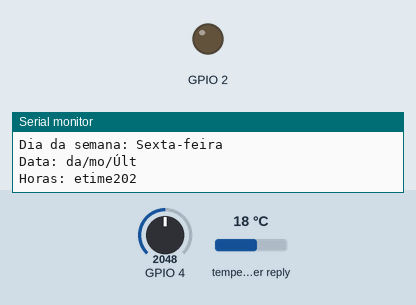
Simulated run of this sketch. Board: ESP32. On the bench: output pins drawn as LEDs (lit = HIGH), the last lines printed to the serial monitor. The inputs (shaded band) are chosen by the test bench; at power-on: GPIO 4 = 2048, temperature in the weather reply 18 °C. WiFi joins after 1.5 s; servers stay silent unless stated; the local clock reads 2024-03-15 10:24:30 at power-on unless the sketch sets it; EEPROM starts erased; web services answer with replies made up by the test bench.

Above: at 5.1 s.
5.2 s: GPIO 4 set to 2925
6.7 s: GPIO 4 set to 3025
At 7.6 s:
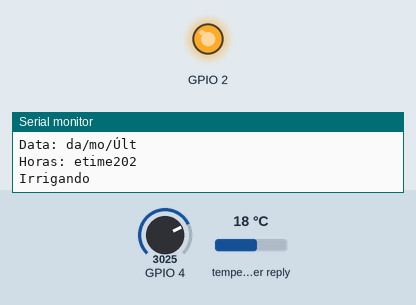
Timing chart, 0 to 13.2 s (numbered marks = the images above; inputs shaded):
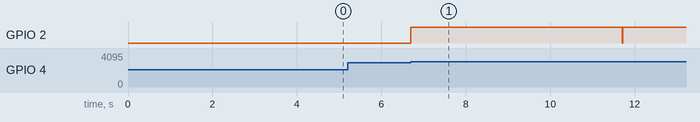

The sketch:

fac.ino
```cpp
#include <ArduinoJson.h>
#include <HTTPClient.h>
#include <WiFi.h>
#include <EEPROM.h>

#define EEPROM_SIZE 100

const char ssid[] = "******";
const char password[] = "*******";

String URL1 = "http://api.openweathermap.org/data/2.5/weather?";
String ApiKey = "1533749c88ee44f23d5b7aa178fad20a";

String lat = "-22.748369";
String lon = "-42.868664";

String URL2 = "https://worldtimeapi.org/api/timezone/America/Sao_Paulo";

unsigned long int time_skip = 0;

String datetime;
String main_humidity;
String main_temp;

void save_eeprom(const String &str, int addr) {
  for (int i = 0; i < str.length(); i++) {
    EEPROM.write(addr + i, str[i]);
  }
  EEPROM.write(addr + str.length(), '\0');
}

String read_eeprom(int addr) {
  String readString = "";
  char c;
  while ((c = EEPROM.read(addr)) != '\0') {
    readString += c;
    addr++;
  }
  return readString;
}

void setup() {
  Serial.begin(115200);
  pinMode(2, OUTPUT);
  pinMode(4, INPUT);

  EEPROM.begin(EEPROM_SIZE);

  delay(2000);

  wifi_connect();
  load_json1();
  load_json2();
}

void rele() {
  if (WiFi.status() != WL_CONNECTED) {
    wifi_connect();
    load_json1();
    load_json2();
  }

  digitalWrite(2, HIGH);
  Serial.println("Irrigando");
  delay(5000);
  digitalWrite(2, LOW);
  Serial.println("Pronto");

  save_eeprom(datetime, 0);
    save_eeprom(main_temp, 30);
  save_eeprom(main_humidity, 60);

  Serial.println(read_eeprom(0));
  Serial.println(read_eeprom(30));
  Serial.println(read_eeprom(60));
}

void wifi_connect() {
  int attempts = 0;

  Serial.print("Se conectando à ");
  Serial.println(ssid);
  WiFi.mode(WIFI_STA);
  WiFi.begin(ssid, password);

  while (WiFi.status() != WL_CONNECTED && attempts <= 50) {
    delay(500);
    Serial.print(".");
    attempts++;
  }

  if (WiFi.status() == WL_CONNECTED) {
    Serial.println("");
    Serial.println("Wifi conectado");
    Serial.print("Endereço IP:");
    Serial.println(WiFi.localIP());
  } else {
    Serial.println("");
    Serial.println("Falha na conexão à rede WiFi.");
    Serial.println("Verifique as configurações");
  }
}

void load_json1() {
  if (WiFi.status() == WL_CONNECTED) {
    HTTPClient http;
    http.begin(URL1 + "lat=" + lat + "&lon=" + lon + "&units=metric&appid=" + ApiKey);

    int httpCode = http.GET();

    if (httpCode > 0) {
      String JSON_Data1 = http.getString();

      StaticJsonDocument<1024> doc;
      DeserializationError error = deserializeJson(doc, JSON_Data1);

      if (error) {
        Serial.print("Falha na desserialização do arquivo Json de clima(): ");
        Serial.println(error.c_str());
        return;
      }

      float coord_lon = doc["coord"]["lon"];
      float coord_lat = doc["coord"]["lat"];

      const char* weather_0_description = doc["weather"][0]["description"];
      const char* base = doc["base"];

      JsonObject main = doc["main"];
      float main_temp_json = main["temp"];
      float main_feels_like = main["feels_like"];
      float main_temp_min = main["temp_min"];
      int main_temp_max = main["temp_max"];
      int main_humidity_json = main["humidity"];

      main_humidity = "Última humidade: " + String(main_humidity_json);
      main_temp = "Última temperatura: " + String(main_temp_json);

      const char* loc = doc["name"];

      Serial.print("Lat: ");
      Serial.println(coord_lat);
      Serial.print("Lon: ");
      Serial.println(coord_lon);

      Serial.print("Descrição: ");
      if (strcmp(weather_0_description, "overcast clouds") == 0) {
      Serial.println("Nublado");
      } else if (strcmp(weather_0_description, "clear sky") == 0) {
      Serial.println("Céu limpo");
      } else if (strcmp(weather_0_description, "light rain") == 0) {
      Serial.println("Chuva leve");
      } else {
      Serial.println(weather_0_description);
      }

      Serial.print("Temperatura: ");
      Serial.println(main_temp_json);
      Serial.print("Temperatura máxima: ");
      Serial.println(main_temp_max);
      Serial.print("Temperatura mínima: ");
      Serial.println(main_temp_min);
      Serial.print("Sensação térmica: ");
      Serial.println(main_feels_like);
      Serial.print("Humidade: ");
      Serial.println(main_humidity_json);

      Serial.print("Local: ");
      Serial.println(loc);

      Serial.print("Base: ");
      Serial.println(base);
    }

    http.end();
  }
}

void load_json2() {
  if (WiFi.status() == WL_CONNECTED) {
    HTTPClient http;
    http.begin(URL2);

    int httpCode = http.GET();

    if (httpCode > 0) {
      String JSON_Data2 = http.getString();
      StaticJsonDocument<768> doc;

      DeserializationError error = deserializeJson(doc, JSON_Data2);

      if (error) {
        Serial.print("Falha na desserialização do arquivo Json de Horário(): ");
        Serial.println(error.c_str());
        return;
      }

      String datetime_json = doc["datetime"];  // "2023-09-15T08:08:36.772304-03:00"
      int day_of_week = doc["day_of_week"];

      datetime = ("Último datetime" + datetime_json.substring(0,19));

      Serial.print("Dia da semana: ");
      switch (day_of_week) {
        case 1: Serial.println("Segunda-feira"); break;
        case 2: Serial.println("Terça-feira"); break;
        case 3: Serial.println("Quarta-feira"); break;
        case 4: Serial.println("Quinta-feira"); break;
        case 5: Serial.println("Sexta-feira"); break;
        case 6: Serial.println("Sábado"); break;
        case 7: Serial.println("Domingo"); break;
      }

      Serial.print("Data: ");
      Serial.print(datetime.substring(8, 10));
      Serial.print("/");
      Serial.print(datetime.substring(5, 7));
      Serial.print("/");
      Serial.println(datetime.substring(0, 4));

      Serial.print("Horas: ");
      Serial.println(datetime.substring(11, 19));
    }

    http.end();
  }
}

void loop() {
  if(analogRead(4) >= 3000){
    rele();
  }
  if(millis() - time_skip >= 1800000){
    time_skip = millis();
    wifi_connect();
    load_json1();
    load_json2();
  }
}
```

Measured:
- the behaviour switches between 2999 and 3000 on GPIO 4 (found by bisection; images 0 and 1)
- after the input at 5.2 s, every drawn part: stays the same
- after the input at 6.7 s, GPIO 2: LOW → HIGH at once, → LOW 5.0 s later, → HIGH 0.01 s later
